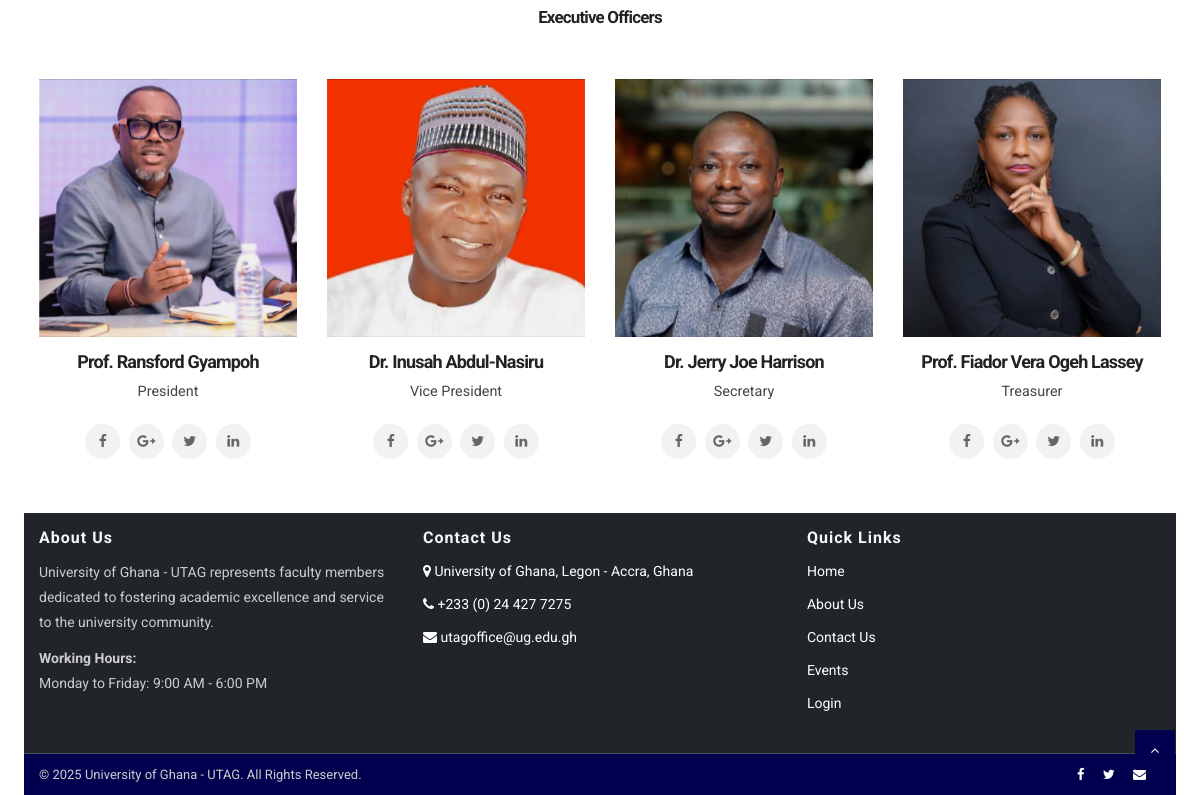
/ (lower part), run on an earlier commit of the app's database.
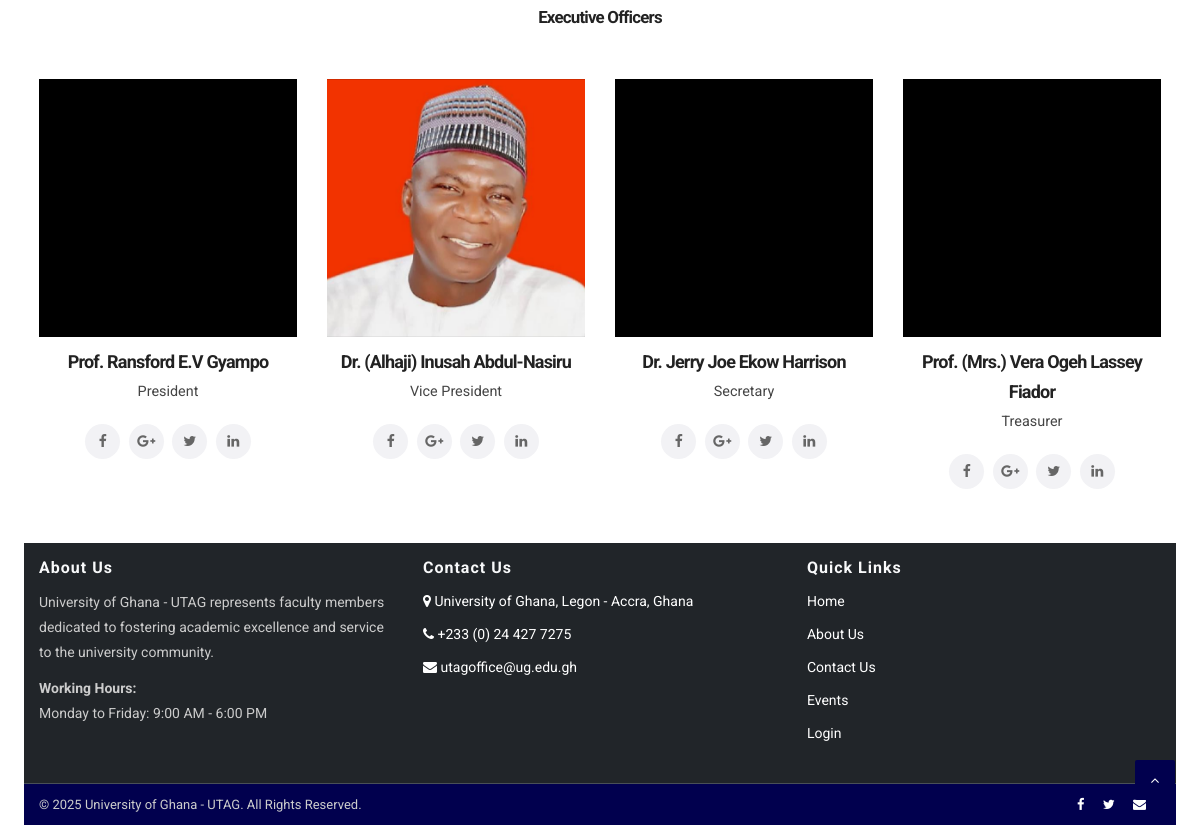
And on a later commit of the database.
### accounts/models.py (models this page shows, shortened)
class User(AbstractBaseUser, PermissionsMixin):
    TITLE_CHOICES = (
        ('Prof.', 'Prof.'),
        ("Prof. (Mrs.)", "Prof. (Mrs.)"),
        ('Dr.', 'Dr.'),
        ("Dr. (Alhaji)", "Dr. (Alhaji)"),
        ('Mr.', 'Mr.'),
        ('Mrs.', 'Mrs.'),
    )
    GENDER_CHOICES = (
        ('Male', 'Male'),
        ('Female', 'Female')
    )
    EXECUTIVE_POSITION_CHOICES = (
        ('President', 'President'),
        ('Vice President', 'Vice President'),
        ('Secretary', 'Secretary'),
        ('Treasurer', 'Treasurer'),
        ("Women's Executive Officer", "Women's Executive Officer"),
        ('Past President', 'Past President'),
        ('CBAS Rep', 'CBAS Rep'),
        ('College of Humanities Rep', 'College of Humanities Rep'),
        ('College of Health Rep', 'College of Health Rep'),
        ("College of Education Rep", "College of Education Rep"),
    )
    title = models.CharField(max_length=15, choices=TITLE_CHOICES)
    first_name = models.CharField(max_length=30)
    other_name = models.CharField(max_length=30, blank=True, null=True)
    last_name = models.CharField(max_length=30)
    gender = models.CharField(max_length=10, choices=GENDER_CHOICES)
    profile_pic = models.ImageField(upload_to='profile_pictures/', blank=True, null=True)
    email = models.EmailField(unique=True)
    email_sent = models.BooleanField(default=False)
    phone_number = models.CharField(max_length=15, blank=True, null=True)
    department = models.CharField(max_length=50, blank=True, null=True)
    created_from_dashboard = models.BooleanField(default=False)
    created_by = models.ForeignKey('self', on_delete=models.CASCADE, blank=True, null=True)
    is_bulk_creation = models.BooleanField(default=False)
    created_at = models.DateTimeField(auto_now_add=True)
    updated_at = models.DateTimeField(auto_now=True)
    is_staff = models.BooleanField(default=False)
    is_superuser = models.BooleanField(default=False)
    executive_image = models.ImageField(upload_to='executive_images/', blank=True, null=True)
    executive_position = models.CharField(max_length=30, choices=EXECUTIVE_POSITION_CHOICES, blank=True, null=True)
    fb_profile_url = models.URLField(blank=True, null=True)
    twitter_profile_url = models.URLField(blank=True, null=True)
    linkedin_profile_url = models.URLField(blank=True, null=True)
    date_appointed = models.DateField(null=True, blank=True)
    date_ended = models.DateField(null=True, blank=True)
    is_active_executive = models.BooleanField(default=False)
    objects = UserManager()
    USERNAME_FIELD = 'email'
    REQUIRED_FIELDS = ['title', 'first_name', 'last_name', 'gender']
    def get_full_name(self):
        if self.other_name:
            return f'{self.title} {self.first_name} {self.other_name} {self.last_name}'
        else:
            return f'{self.title} {self.first_name} {self.last_name}'
    def get_executive_image_url(self):
        return self.executive_image.url if self.executive_image else None
    class Meta:
        permissions = [
        ('view_dashboard', 'Can view dashboard'),
        ('add_admin', 'Can add admin'),
        ('change_admin', 'Can change admin'),
        ('delete_admin', 'Can delete admin'),
        ('view_admin', 'Can view admin'),
        ('add_executive', 'Can add executive'),
        ('change_executive', 'Can change executive'),
        ('delete_executive', 'Can delete executive'),
        ('view_executive', 'Can view executive'),
        ('add_member', 'Can add member'),
        ('change_member', 'Can change member'),
        ('delete_member', 'Can delete member'),
        ('view_member', 'Can view member'),
        ]

### website/views.py (the view)
# urls.py: path('', views.IndexView.as_view(), name='index'),
class IndexView(View):
    template_name = 'website_pages/index.html'
    def get(self, request):
        published_events = Event.objects.filter(is_published=True).order_by('-date')[:5]
        published_news = News.objects.filter(is_published=True).order_by('-created_at')[:5]
        executives = User.objects.filter(executive_position__in=executive_members_position_order, is_active_executive=True)[:4]
        executives = sorted(executives, key=executive_members_custom_order)
        carousel_slides = CarouselSlide.objects.filter(is_published=True).order_by('order')
        today = date.today()
        large_advertisements = []
        small_advertisements = []
        advertisements = Advertisement.objects.filter(
            start_date__lte=today,
            end_date__gte=today
        ).order_by('created_at')
        for advert in advertisements:
            if advert.image_width == 900 and advert.image_height == 250:
                large_advertisements.append(advert)
            elif advert.image_width == 300 and advert.image_height == 250:
                small_advertisements.append(advert)
        context = {
            'published_events': published_events,
            'published_news': published_news,
            'executives': executives,
            'large_advert_images': large_advertisements,
            'small_advert_images': small_advertisements,
            'carousel_slides': carousel_slides
        }
        return render(request, self.template_name, context)

### adverts/models.py (called while the page is built)
    def get_image_url(self):
        if self.image:
            return self.image.url
        return self.image_url

    def get_image_dimensions(self):
        if self.image:
            with Image.open(self.image) as img:
                return img.width, img.height
        return None, None

    @property
    def image_width(self):
        width, _ = self.get_image_dimensions()
        return width

    @property
    def image_height(self):
        _, height = self.get_image_dimensions()
        return height

### dashboard/models.py (called while the page is built)
    def get_image_url(self):
        return self.image.url if self.image else None

    def get_featured_image_url(self):
        return self.featured_image.url if self.featured_image else None

### utag_ug_archiver/utils/functions.py (called while the page is built)
def executive_members_custom_order(executive):
    return executive_members_position_order.index(executive.executive_position)

### website/templates/website_pages/index.html (shortened to what this page needs)
{% extends "base/base.html" %}
{% load static %}
{% block content %}
<div class="main-content-wrapper">
    {% if executives %}
    <div class="main-content-wrapper">
        <section class="inner-content-area">
            <div class="row mb--45">
                <div class="col-12 text-center">
                    <h2>Executive Officers</h2>
                </div>
            </div>
            <div class="container">
                <div class="row mb--10 mb-md--60">
                    <div class="col-12 order-lg-3">
                        <div class="row horizontal-scroll">
                            {% for executive in executives %}
                            <div class="col-lg-3 col-sm-6 col-md-6 mb--50">
                                <div class="team-member team-member-style-2">
                                    <div class="team-member__inner">
                                        <figure class="team-member__thumbnail">
                                            <a href="#"><img src="{% if executive.executive_image %} {{executive.get_executive_image_url}}  {% else %} {% static 'website/assets/img/team/ourteam31.png' %} {% endif %}" alt="Team Member"></a>
                                        </figure>
                                        <div class="team-member__info">
                                            <div class="team-member__content">
                                                <h3 class="team-member__name text-center"><a href="#">{{executive.get_full_name}}</a></h3>
                                                <span class="team-member__role text-center">{{executive.executive_position}}</span>
                                            </div>
                                            <ul class="social social-round text-center">
                                                <li class="social__item">
                                                    <a class="social__link" href="{{executive.fb_profile_url}}">
                                                        <i class="social__icon fa fa-facebook"></i>
                                                    </a>
                                                </li>
                                                <li class="social__item">
                                                    <a class="social__link" href="mailto:{{executive.email}}">
                                                        <i class="social__icon fa fa-google-plus"></i>
                                                    </a>
                                                </li>
                                                <li class="social__item">
                                                    <a class="social__link" href="{{executive.twitter_profile_url}}">
                                                        <i class="social__icon fa fa-twitter"></i>
                                                    </a>
                                                </li>
                                                <li class="social__item">
                                                    <a class="social__link" href="{{executive.linkedin_profile_url}}">
                                                        <i class="social__icon fa fa-linkedin"></i>
                                                    </a>
                                                </li>
                                            </ul>
                                        </div>
                                    </div>
                                </div>
                            </div>
                            {% endfor %}
                        </div>
                    </div>
                </div>
            </div>
        </section>
    </div>
    {% endif %}
</div>
{% endblock content %}

What changed in the data, as far as the page shows it:
changed User "President": get_full_name "Prof. Ransford Gyampoh" → "Prof. Ransford E.V Gyampo"
changed User "Vice President": get_full_name "Dr. Inusah Abdul-Nasiru" → "Dr. (Alhaji) Inusah Abdul-Nasiru"
changed User "Secretary": get_full_name "Dr. Jerry Joe Harrison" → "Dr. Jerry Joe Ekow Harrison"
changed User "Treasurer": get_full_name "Prof. Fiador Vera Ogeh Lassey" → "Prof. (Mrs.) Vera Ogeh Lassey Fiador"
